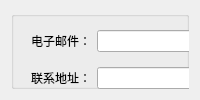
                       <widget class="QWidget" name="contact">
                        <attribute name="icon">
                         <iconset resource="SMMSimg.qrc">
                          <normaloff>:/SuperMarketManageSystem/img/m3.png</normaloff>
                          <normalon>:/SuperMarketManageSystem/img/m4.png</normalon>:/SuperMarketManageSystem/img/m3.png</iconset>
                        </attribute>
                        <attribute name="title">
                         <string>联系方式</string>
                        </attribute>
                        <layout class="QGridLayout" name="gridLayout_2">
                         <item row="0" column="0">
                          <widget class="QGroupBox" name="groupBox_15">
                           <property name="title">
                            <string/>
                           </property>
                           <widget class="QWidget" name="layoutWidget1">
                            <property name="geometry">
                             <rect>
                              <x>20</x>
                              <y>10</y>
                              <width>401</width>
                              <height>191</height>
                             </rect>
                            </property>
                            <layout class="QGridLayout" name="gridLayout_3">
                             <item row="0" column="0">
                              <widget class="QLabel" name="label_38">
                               <property name="text">
                                <string>电子邮件：</string>
                               </property>
                              </widget>
                             </item>
                             <item row="0" column="1">
                              <widget class="QLineEdit" name="lineEditMail"/>
                             </item>
                             <item row="1" column="0">
                              <widget class="QLabel" name="label_39">
                               <property name="text">
                                <string>联系地址：</string>
                               </property>
                              </widget>
                             </item>
                             <item row="1" column="1">
                              <widget class="QLineEdit" name="lineEditAddress"/>
                             </item>
                             <item row="2" column="0">
                              <widget class="QLabel" name="label_40">
                               <property name="text">
                                <string>邮政编码：</string>
                               </property>
                              </widget>
                             </item>
                             <item row="2" column="1">
                              <widget class="QLineEdit" name="lineEditPost"/>
                             </item>
                             <item row="3" column="0">
                              <widget class="QLabel" name="label_41">
                               <property name="text">
                                <string>移动电话：</string>
                               </property>
                              </widget>
                             </item>
                             <item row="3" column="1">
                              <widget class="QLineEdit" name="lineEditTelephone"/>
                             </item>
                             <item row="3" column="2">
                              <widget class="QCheckBox" name="checkBoxIsR">
                               <property name="text">
                                <string>接收留言</string>
                               </property>
                              </widget>
                             </item>
                             <item row="4" column="0">
                              <widget class="QLabel" name="label_42">
                               <property name="text">
                                <string>办公电话：</string>
                               </property>
                              </widget>
                             </item>
                             <item row="4" column="1">
                              <widget class="QLineEdit" name="lineEditFixedphone"/>
                             </item>
                            </layout>
                           </widget>
                          </widget>
                         </item>
                        </layout>
                       </widget>
